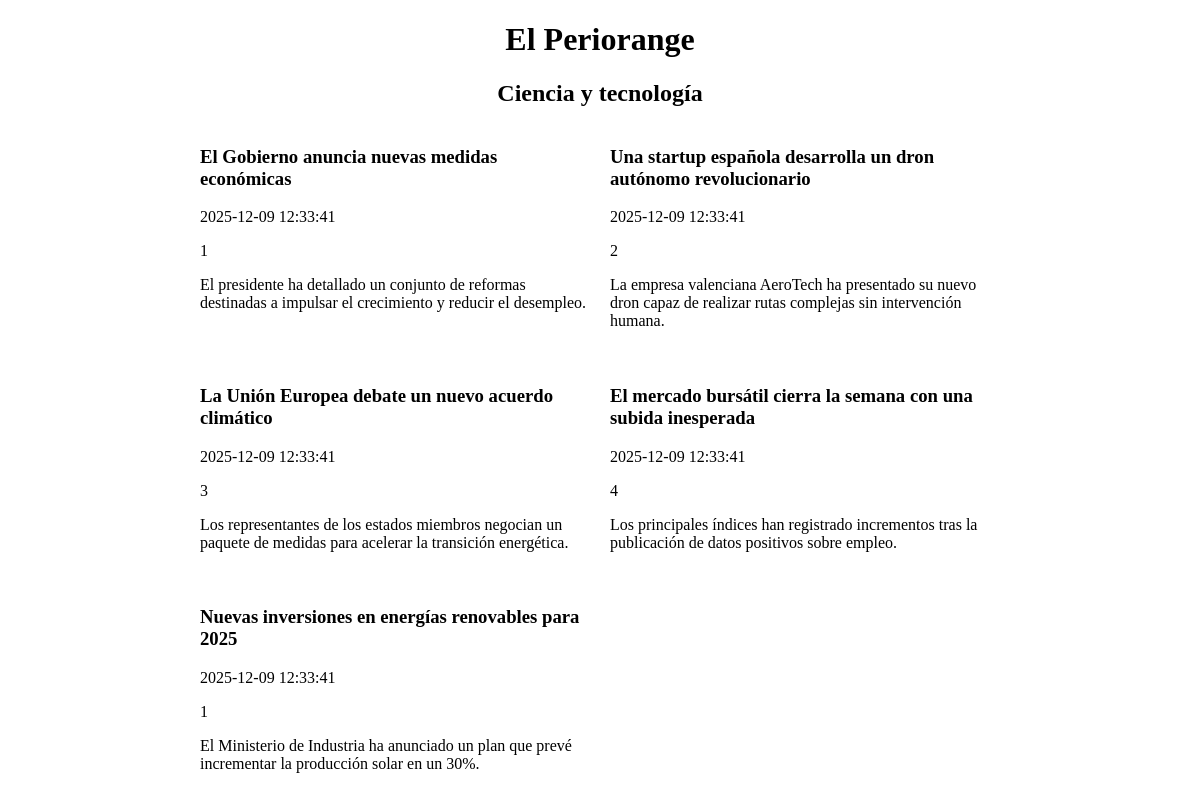
Screenshot of /aplicación/index.php with the database file from the repository.
### tables this page shows
CREATE TABLE noticias (
    id INT AUTO_INCREMENT PRIMARY KEY,
    titulo VARCHAR(200) NOT NULL,
    contenido TEXT NOT NULL,
    fecha_publicacion DATETIME DEFAULT CURRENT_TIMESTAMP,
    autor_id INT NULL,    

    CONSTRAINT fk_noticias_autores
        FOREIGN KEY (autor_id)
        REFERENCES autores(id)
        ON UPDATE CASCADE
        ON DELETE SET NULL
);

### aplicación/inc/listar_articulos.php (the view, shortened to what this page needs)
<?php
	$host = "localhost";
	$user = "periodico";
	$pass = "Periodico123$";
	$db   = "periodico";
	$conexion = new mysqli($host, $user, $pass, $db);
	$sql = "SELECT * FROM noticias";
	$resultado = $conexion->query($sql);
	while ($fila = $resultado->fetch_assoc()) {
		echo '
		<article>
			<h3>'.$fila['titulo'].'</h3>
			<time>'.$fila['fecha_publicacion'].'</time>
			<p>'.$fila['autor_id'].'</p>
			<p>'.$fila['contenido'].'</p>
		</article>
		';
	}
?>

### aplicación/index.php (shortened to what this page needs)
<!doctype html>
<html lang="es">
	<head>
		<link rel="stylesheet" href="css/estilo.css">
	</head>
	<body>
	<header>
	<h1>El Periorange</h1>
	<h2>Ciencia y tecnología</h2>
	</header>
		<main>
			<?php include "inc/listar_articulos.php"; ?>
		</main>
	</body>
</html>

### aplicación/css/estilo.css (style rules this page uses)
body, html { width:100%; height:100%; margin:0px; padding:0px; }
header, main, footer { width:800px; margin:auto; }
header, footer { text-align:center; }
main { display:grid; grid-template-columns:repeat(2, 100fr); gap:20px; }

### rows the page displays
noticias: titulo "El Gobierno anuncia nuevas medidas económicas", fecha_publicacion "2025-12-09 12:33:41", autor "1", contenido "El presidente ha detallado un conjunto de reformas destinadas a impulsar el crecimiento y reducir el desempleo."
noticias: titulo "Una startup española desarrolla un dron autónomo revolucionario", fecha_publicacion "2025-12-09 12:33:41", autor "2", contenido "La empresa valenciana AeroTech ha presentado su nuevo dron capaz de realizar rutas complejas sin intervención humana."
noticias: titulo "La Unión Europea debate un nuevo acuerdo climático", fecha_publicacion "2025-12-09 12:33:41", autor "3", contenido "Los representantes de los estados miembros negocian un paquete de medidas para acelerar la transición energética."
noticias: titulo "El mercado bursátil cierra la semana con una subida inesperada", fecha_publicacion "2025-12-09 12:33:41", autor "4", contenido "Los principales índices han registrado incrementos tras la publicación de datos positivos sobre empleo."
noticias: titulo "Nuevas inversiones en energías renovables para 2025", fecha_publicacion "2025-12-09 12:33:41", autor "1", contenido "El Ministerio de Industria ha anunciado un plan que prevé incrementar la producción solar en un 30%."
